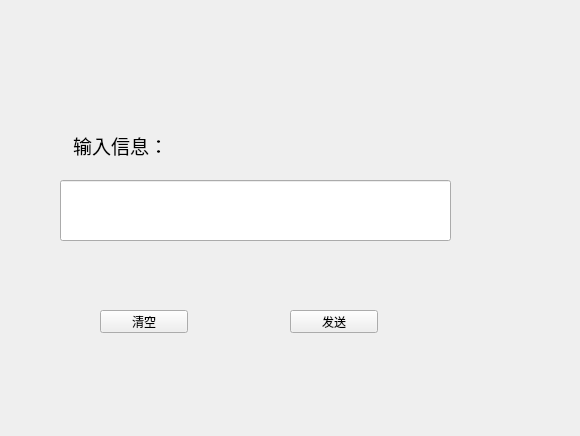
<?xml version="1.0" encoding="UTF-8"?>
<ui version="4.0">
 <class>Chat</class>
 <widget class="QWidget" name="Chat">
  <property name="geometry">
   <rect>
    <x>0</x>
    <y>0</y>
    <width>580</width>
    <height>436</height>
   </rect>
  </property>
  <property name="windowTitle">
   <string>Form</string>
  </property>
  <widget class="QLabel" name="label">
   <property name="geometry">
    <rect>
     <x>60</x>
     <y>130</y>
     <width>121</width>
     <height>31</height>
    </rect>
   </property>
   <property name="text">
    <string>&lt;html&gt;&lt;head/&gt;&lt;body&gt;&lt;p align=&quot;center&quot;&gt;&lt;span style=&quot; font-size:14pt;&quot;&gt;输入信息：&lt;/span&gt;&lt;/p&gt;&lt;/body&gt;&lt;/html&gt;</string>
   </property>
  </widget>
  <widget class="QLineEdit" name="lineEdit">
   <property name="geometry">
    <rect>
     <x>60</x>
     <y>180</y>
     <width>391</width>
     <height>61</height>
    </rect>
   </property>
  </widget>
  <widget class="QPushButton" name="clearButton">
   <property name="geometry">
    <rect>
     <x>100</x>
     <y>310</y>
     <width>88</width>
     <height>23</height>
    </rect>
   </property>
   <property name="text">
    <string>清空</string>
   </property>
  </widget>
  <widget class="QPushButton" name="sendButton">
   <property name="geometry">
    <rect>
     <x>290</x>
     <y>310</y>
     <width>88</width>
     <height>23</height>
    </rect>
   </property>
   <property name="text">
    <string>发送</string>
   </property>
  </widget>
 </widget>
 <resources/>
 <connections/>
</ui>
